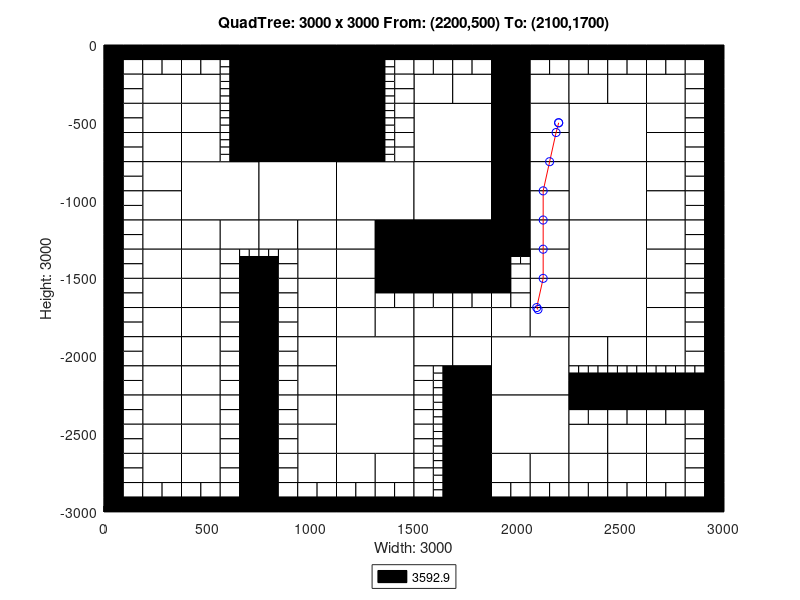

The MATLAB source for this figure:
axis([0 3000 -3000 0]);
title('QuadTree: 3000 x 3000 From: (2200,500) To: (2100,1700)');
xlabel('Width: 3000');
ylabel('Height: 3000');
rectangle('Position',[750 -375 375 375], 'FaceColor',[0 0 0]);
rectangle('Position',[750 -750 375 375], 'FaceColor',[0 0 0]);
rectangle('Position',[375 -1125 375 375], 'FaceColor',[1 1 1]);
rectangle('Position',[750 -1125 375 375], 'FaceColor',[1 1 1]);
rectangle('Position',[1125 -1125 375 375], 'FaceColor',[1 1 1]);
rectangle('Position',[1500 -750 375 375], 'FaceColor',[1 1 1]);
rectangle('Position',[2250 -750 375 375], 'FaceColor',[1 1 1]);
rectangle('Position',[1500 -1125 375 375], 'FaceColor',[1 1 1]);
rectangle('Position',[1500 -1500 375 375], 'FaceColor',[0 0 0]);
rectangle('Position',[2250 -1125 375 375], 'FaceColor',[1 1 1]);
rectangle('Position',[2250 -1500 375 375], 'FaceColor',[1 1 1]);
rectangle('Position',[1125 -2250 375 375], 'FaceColor',[1 1 1]);
rectangle('Position',[1125 -2625 375 375], 'FaceColor',[1 1 1]);
rectangle('Position',[1875 -2250 375 375], 'FaceColor',[1 1 1]);
rectangle('Position',[2250 -1875 375 375], 'FaceColor',[1 1 1]);
rectangle('Position',[1875 -2625 375 375], 'FaceColor',[1 1 1]);
rectangle('Position',[187.5 -375 187.5 187.5], 'FaceColor',[1 1 1]);
rectangle('Position',[375 -375 187.5 187.5], 'FaceColor',[1 1 1]);
rectangle('Position',[187.5 -562.5 187.5 187.5], 'FaceColor',[1 1 1]);
rectangle('Position',[187.5 -750 187.5 187.5], 'FaceColor',[1 1 1]);
rectangle('Position',[375 -562.5 187.5 187.5], 'FaceColor',[1 1 1]);
rectangle('Position',[375 -750 187.5 187.5], 'FaceColor',[1 1 1]);
rectangle('Position',[1125 -187.5 187.5 187.5], 'FaceColor',[0 0 0]);
rectangle('Position',[1125 -375 187.5 187.5], 'FaceColor',[0 0 0]);
rectangle('Position',[1125 -562.5 187.5 187.5], 'FaceColor',[0 0 0]);
rectangle('Position',[1125 -750 187.5 187.5], 'FaceColor',[0 0 0]);
rectangle('Position',[187.5 -937.5 187.5 187.5], 'FaceColor',[1 1 1]);
rectangle('Position',[187.5 -1125 187.5 187.5], 'FaceColor',[1 1 1]);
rectangle('Position',[187.5 -1312.5 187.5 187.5], 'FaceColor',[1 1 1]);
rectangle('Position',[187.5 -1500 187.5 187.5], 'FaceColor',[1 1 1]);
rectangle('Position',[375 -1312.5 187.5 187.5], 'FaceColor',[1 1 1]);
rectangle('Position',[562.5 -1312.5 187.5 187.5], 'FaceColor',[1 1 1]);
rectangle('Position',[375 -1500 187.5 187.5], 'FaceColor',[1 1 1]);
rectangle('Position',[750 -1312.5 187.5 187.5], 'FaceColor',[1 1 1]);
rectangle('Position',[937.5 -1312.5 187.5 187.5], 'FaceColor',[1 1 1]);
rectangle('Position',[937.5 -1500 187.5 187.5], 'FaceColor',[1 1 1]);
rectangle('Position',[1125 -1312.5 187.5 187.5], 'FaceColor',[1 1 1]);
rectangle('Position',[1312.5 -1312.5 187.5 187.5], 'FaceColor',[0 0 0]);
rectangle('Position',[1125 -1500 187.5 187.5], 'FaceColor',[1 1 1]);
rectangle('Position',[1312.5 -1500 187.5 187.5], 'FaceColor',[0 0 0]);
rectangle('Position',[1500 -375 187.5 187.5], 'FaceColor',[1 1 1]);
rectangle('Position',[1687.5 -375 187.5 187.5], 'FaceColor',[1 1 1]);
rectangle('Position',[1875 -187.5 187.5 187.5], 'FaceColor',[0 0 0]);
rectangle('Position',[1875 -375 187.5 187.5], 'FaceColor',[0 0 0]);
rectangle('Position',[2062.5 -375 187.5 187.5], 'FaceColor',[1 1 1]);
rectangle('Position',[1875 -562.5 187.5 187.5], 'FaceColor',[0 0 0]);
rectangle('Position',[2062.5 -562.5 187.5 187.5], 'FaceColor',[1 1 1]);
rectangle('Position',[1875 -750 187.5 187.5], 'FaceColor',[0 0 0]);
rectangle('Position',[2062.5 -750 187.5 187.5], 'FaceColor',[1 1 1]);
rectangle('Position',[2250 -375 187.5 187.5], 'FaceColor',[1 1 1]);
rectangle('Position',[2437.5 -375 187.5 187.5], 'FaceColor',[1 1 1]);
rectangle('Position',[2625 -375 187.5 187.5], 'FaceColor',[1 1 1]);
rectangle('Position',[2625 -562.5 187.5 187.5], 'FaceColor',[1 1 1]);
rectangle('Position',[2625 -750 187.5 187.5], 'FaceColor',[1 1 1]);
rectangle('Position',[1875 -937.5 187.5 187.5], 'FaceColor',[0 0 0]);
rectangle('Position',[2062.5 -937.5 187.5 187.5], 'FaceColor',[1 1 1]);
rectangle('Position',[1875 -1125 187.5 187.5], 'FaceColor',[0 0 0]);
rectangle('Position',[2062.5 -1125 187.5 187.5], 'FaceColor',[1 1 1]);
rectangle('Position',[1875 -1312.5 187.5 187.5], 'FaceColor',[0 0 0]);
rectangle('Position',[2062.5 -1312.5 187.5 187.5], 'FaceColor',[1 1 1]);
rectangle('Position',[2062.5 -1500 187.5 187.5], 'FaceColor',[1 1 1]);
rectangle('Position',[2625 -937.5 187.5 187.5], 'FaceColor',[1 1 1]);
rectangle('Position',[2625 -1125 187.5 187.5], 'FaceColor',[1 1 1]);
rectangle('Position',[2625 -1312.5 187.5 187.5], 'FaceColor',[1 1 1]);
rectangle('Position',[2625 -1500 187.5 187.5], 'FaceColor',[1 1 1]);
rectangle('Position',[187.5 -1687.5 187.5 187.5], 'FaceColor',[1 1 1]);
rectangle('Position',[187.5 -1875 187.5 187.5], 'FaceColor',[1 1 1]);
rectangle('Position',[375 -1687.5 187.5 187.5], 'FaceColor',[1 1 1]);
rectangle('Position',[375 -1875 187.5 187.5], 'FaceColor',[1 1 1]);
rectangle('Position',[187.5 -2062.5 187.5 187.5], 'FaceColor',[1 1 1]);
rectangle('Position',[187.5 -2250 187.5 187.5], 'FaceColor',[1 1 1]);
rectangle('Position',[375 -2062.5 187.5 187.5], 'FaceColor',[1 1 1]);
rectangle('Position',[375 -2250 187.5 187.5], 'FaceColor',[1 1 1]);
rectangle('Position',[937.5 -1687.5 187.5 187.5], 'FaceColor',[1 1 1]);
rectangle('Position',[937.5 -1875 187.5 187.5], 'FaceColor',[1 1 1]);
rectangle('Position',[1125 -1687.5 187.5 187.5], 'FaceColor',[1 1 1]);
rectangle('Position',[1125 -1875 187.5 187.5], 'FaceColor',[1 1 1]);
rectangle('Position',[1312.5 -1875 187.5 187.5], 'FaceColor',[1 1 1]);
rectangle('Position',[937.5 -2062.5 187.5 187.5], 'FaceColor',[1 1 1]);
rectangle('Position',[937.5 -2250 187.5 187.5], 'FaceColor',[1 1 1]);
rectangle('Position',[187.5 -2437.5 187.5 187.5], 'FaceColor',[1 1 1]);
rectangle('Position',[187.5 -2625 187.5 187.5], 'FaceColor',[1 1 1]);
rectangle('Position',[375 -2437.5 187.5 187.5], 'FaceColor',[1 1 1]);
rectangle('Position',[375 -2625 187.5 187.5], 'FaceColor',[1 1 1]);
rectangle('Position',[187.5 -2812.5 187.5 187.5], 'FaceColor',[1 1 1]);
rectangle('Position',[375 -2812.5 187.5 187.5], 'FaceColor',[1 1 1]);
rectangle('Position',[937.5 -2437.5 187.5 187.5], 'FaceColor',[1 1 1]);
rectangle('Position',[937.5 -2625 187.5 187.5], 'FaceColor',[1 1 1]);
rectangle('Position',[937.5 -2812.5 187.5 187.5], 'FaceColor',[1 1 1]);
rectangle('Position',[1125 -2812.5 187.5 187.5], 'FaceColor',[1 1 1]);
rectangle('Position',[1312.5 -2812.5 187.5 187.5], 'FaceColor',[1 1 1]);
rectangle('Position',[1500 -1875 187.5 187.5], 'FaceColor',[1 1 1]);
rectangle('Position',[1687.5 -1875 187.5 187.5], 'FaceColor',[1 1 1]);
rectangle('Position',[2062.5 -1687.5 187.5 187.5], 'FaceColor',[1 1 1]);
rectangle('Position',[1875 -1875 187.5 187.5], 'FaceColor',[1 1 1]);
rectangle('Position',[2062.5 -1875 187.5 187.5], 'FaceColor',[1 1 1]);
rectangle('Position',[1500 -2062.5 187.5 187.5], 'FaceColor',[1 1 1]);
rectangle('Position',[1687.5 -2062.5 187.5 187.5], 'FaceColor',[1 1 1]);
rectangle('Position',[1687.5 -2250 187.5 187.5], 'FaceColor',[0 0 0]);
rectangle('Position',[2625 -1687.5 187.5 187.5], 'FaceColor',[1 1 1]);
rectangle('Position',[2625 -1875 187.5 187.5], 'FaceColor',[1 1 1]);
rectangle('Position',[2250 -2062.5 187.5 187.5], 'FaceColor',[1 1 1]);
rectangle('Position',[2437.5 -2062.5 187.5 187.5], 'FaceColor',[1 1 1]);
rectangle('Position',[2625 -2062.5 187.5 187.5], 'FaceColor',[1 1 1]);
rectangle('Position',[1687.5 -2437.5 187.5 187.5], 'FaceColor',[0 0 0]);
rectangle('Position',[1687.5 -2625 187.5 187.5], 'FaceColor',[0 0 0]);
rectangle('Position',[1687.5 -2812.5 187.5 187.5], 'FaceColor',[0 0 0]);
rectangle('Position',[1687.5 -3000 187.5 187.5], 'FaceColor',[0 0 0]);
rectangle('Position',[1875 -2812.5 187.5 187.5], 'FaceColor',[1 1 1]);
rectangle('Position',[2062.5 -2812.5 187.5 187.5], 'FaceColor',[1 1 1]);
rectangle('Position',[2250 -2625 187.5 187.5], 'FaceColor',[1 1 1]);
rectangle('Position',[2437.5 -2625 187.5 187.5], 'FaceColor',[1 1 1]);
rectangle('Position',[2625 -2625 187.5 187.5], 'FaceColor',[1 1 1]);
rectangle('Position',[2250 -2812.5 187.5 187.5], 'FaceColor',[1 1 1]);
rectangle('Position',[2437.5 -2812.5 187.5 187.5], 'FaceColor',[1 1 1]);
rectangle('Position',[2625 -2812.5 187.5 187.5], 'FaceColor',[1 1 1]);
rectangle('Position',[0 -93.75 93.75 93.75], 'FaceColor',[0 0 0]);
rectangle('Position',[93.75 -93.75 93.75 93.75], 'FaceColor',[0 0 0]);
rectangle('Position',[0 -187.5 93.75 93.75], 'FaceColor',[0 0 0]);
rectangle('Position',[93.75 -187.5 93.75 93.75], 'FaceColor',[1 1 1]);
rectangle('Position',[187.5 -93.75 93.75 93.75], 'FaceColor',[0 0 0]);
rectangle('Position',[281.25 -93.75 93.75 93.75], 'FaceColor',[0 0 0]);
rectangle('Position',[187.5 -187.5 93.75 93.75], 'FaceColor',[1 1 1]);
rectangle('Position',[281.25 -187.5 93.75 93.75], 'FaceColor',[1 1 1]);
rectangle('Position',[0 -281.25 93.75 93.75], 'FaceColor',[0 0 0]);
rectangle('Position',[93.75 -281.25 93.75 93.75], 'FaceColor',[1 1 1]);
rectangle('Position',[0 -375 93.75 93.75], 'FaceColor',[0 0 0]);
rectangle('Position',[93.75 -375 93.75 93.75], 'FaceColor',[1 1 1]);
rectangle('Position',[375 -93.75 93.75 93.75], 'FaceColor',[0 0 0]);
rectangle('Position',[468.75 -93.75 93.75 93.75], 'FaceColor',[0 0 0]);
rectangle('Position',[375 -187.5 93.75 93.75], 'FaceColor',[1 1 1]);
rectangle('Position',[468.75 -187.5 93.75 93.75], 'FaceColor',[1 1 1]);
rectangle('Position',[562.5 -93.75 93.75 93.75], 'FaceColor',[0 0 0]);
rectangle('Position',[656.25 -93.75 93.75 93.75], 'FaceColor',[0 0 0]);
rectangle('Position',[656.25 -187.5 93.75 93.75], 'FaceColor',[0 0 0]);
rectangle('Position',[656.25 -281.25 93.75 93.75], 'FaceColor',[0 0 0]);
rectangle('Position',[656.25 -375 93.75 93.75], 'FaceColor',[0 0 0]);
rectangle('Position',[0 -468.75 93.75 93.75], 'FaceColor',[0 0 0]);
rectangle('Position',[93.75 -468.75 93.75 93.75], 'FaceColor',[1 1 1]);
rectangle('Position',[0 -562.5 93.75 93.75], 'FaceColor',[0 0 0]);
rectangle('Position',[93.75 -562.5 93.75 93.75], 'FaceColor',[1 1 1]);
rectangle('Position',[0 -656.25 93.75 93.75], 'FaceColor',[0 0 0]);
rectangle('Position',[93.75 -656.25 93.75 93.75], 'FaceColor',[1 1 1]);
rectangle('Position',[0 -750 93.75 93.75], 'FaceColor',[0 0 0]);
rectangle('Position',[93.75 -750 93.75 93.75], 'FaceColor',[1 1 1]);
rectangle('Position',[656.25 -468.75 93.75 93.75], 'FaceColor',[0 0 0]);
rectangle('Position',[656.25 -562.5 93.75 93.75], 'FaceColor',[0 0 0]);
rectangle('Position',[656.25 -656.25 93.75 93.75], 'FaceColor',[0 0 0]);
rectangle('Position',[656.25 -750 93.75 93.75], 'FaceColor',[0 0 0]);
rectangle('Position',[1312.5 -93.75 93.75 93.75], 'FaceColor',[0 0 0]);
rectangle('Position',[1406.25 -93.75 93.75 93.75], 'FaceColor',[0 0 0]);
rectangle('Position',[1406.25 -187.5 93.75 93.75], 'FaceColor',[1 1 1]);
rectangle('Position',[1406.25 -281.25 93.75 93.75], 'FaceColor',[1 1 1]);
rectangle('Position',[1406.25 -375 93.75 93.75], 'FaceColor',[1 1 1]);
rectangle('Position',[1406.25 -468.75 93.75 93.75], 'FaceColor',[1 1 1]);
rectangle('Position',[1406.25 -562.5 93.75 93.75], 'FaceColor',[1 1 1]);
rectangle('Position',[1406.25 -656.25 93.75 93.75], 'FaceColor',[1 1 1]);
rectangle('Position',[1406.25 -750 93.75 93.75], 'FaceColor',[1 1 1]);
rectangle('Position',[0 -843.75 93.75 93.75], 'FaceColor',[0 0 0]);
rectangle('Position',[93.75 -843.75 93.75 93.75], 'FaceColor',[1 1 1]);
rectangle('Position',[0 -937.5 93.75 93.75], 'FaceColor',[0 0 0]);
rectangle('Position',[93.75 -937.5 93.75 93.75], 'FaceColor',[1 1 1]);
rectangle('Position',[0 -1031.25 93.75 93.75], 'FaceColor',[0 0 0]);
rectangle('Position',[93.75 -1031.25 93.75 93.75], 'FaceColor',[1 1 1]);
rectangle('Position',[0 -1125 93.75 93.75], 'FaceColor',[0 0 0]);
rectangle('Position',[93.75 -1125 93.75 93.75], 'FaceColor',[1 1 1]);
rectangle('Position',[0 -1218.75 93.75 93.75], 'FaceColor',[0 0 0]);
rectangle('Position',[93.75 -1218.75 93.75 93.75], 'FaceColor',[1 1 1]);
rectangle('Position',[0 -1312.5 93.75 93.75], 'FaceColor',[0 0 0]);
rectangle('Position',[93.75 -1312.5 93.75 93.75], 'FaceColor',[1 1 1]);
rectangle('Position',[0 -1406.25 93.75 93.75], 'FaceColor',[0 0 0]);
rectangle('Position',[93.75 -1406.25 93.75 93.75], 'FaceColor',[1 1 1]);
rectangle('Position',[0 -1500 93.75 93.75], 'FaceColor',[0 0 0]);
rectangle('Position',[93.75 -1500 93.75 93.75], 'FaceColor',[1 1 1]);
rectangle('Position',[562.5 -1406.25 93.75 93.75], 'FaceColor',[1 1 1]);
rectangle('Position',[562.5 -1500 93.75 93.75], 'FaceColor',[1 1 1]);
rectangle('Position',[656.25 -1500 93.75 93.75], 'FaceColor',[0 0 0]);
rectangle('Position',[843.75 -1406.25 93.75 93.75], 'FaceColor',[1 1 1]);
rectangle('Position',[750 -1500 93.75 93.75], 'FaceColor',[0 0 0]);
rectangle('Position',[843.75 -1500 93.75 93.75], 'FaceColor',[1 1 1]);
rectangle('Position',[1500 -93.75 93.75 93.75], 'FaceColor',[0 0 0]);
rectangle('Position',[1593.75 -93.75 93.75 93.75], 'FaceColor',[0 0 0]);
rectangle('Position',[1500 -187.5 93.75 93.75], 'FaceColor',[1 1 1]);
rectangle('Position',[1593.75 -187.5 93.75 93.75], 'FaceColor',[1 1 1]);
rectangle('Position',[1687.5 -93.75 93.75 93.75], 'FaceColor',[0 0 0]);
rectangle('Position',[1781.25 -93.75 93.75 93.75], 'FaceColor',[0 0 0]);
rectangle('Position',[1687.5 -187.5 93.75 93.75], 'FaceColor',[1 1 1]);
rectangle('Position',[1781.25 -187.5 93.75 93.75], 'FaceColor',[1 1 1]);
rectangle('Position',[2062.5 -93.75 93.75 93.75], 'FaceColor',[0 0 0]);
rectangle('Position',[2156.25 -93.75 93.75 93.75], 'FaceColor',[0 0 0]);
rectangle('Position',[2062.5 -187.5 93.75 93.75], 'FaceColor',[1 1 1]);
rectangle('Position',[2156.25 -187.5 93.75 93.75], 'FaceColor',[1 1 1]);
rectangle('Position',[2250 -93.75 93.75 93.75], 'FaceColor',[0 0 0]);
rectangle('Position',[2343.75 -93.75 93.75 93.75], 'FaceColor',[0 0 0]);
rectangle('Position',[2250 -187.5 93.75 93.75], 'FaceColor',[1 1 1]);
rectangle('Position',[2343.75 -187.5 93.75 93.75], 'FaceColor',[1 1 1]);
rectangle('Position',[2437.5 -93.75 93.75 93.75], 'FaceColor',[0 0 0]);
rectangle('Position',[2531.25 -93.75 93.75 93.75], 'FaceColor',[0 0 0]);
rectangle('Position',[2437.5 -187.5 93.75 93.75], 'FaceColor',[1 1 1]);
rectangle('Position',[2531.25 -187.5 93.75 93.75], 'FaceColor',[1 1 1]);
rectangle('Position',[2625 -93.75 93.75 93.75], 'FaceColor',[0 0 0]);
rectangle('Position',[2718.75 -93.75 93.75 93.75], 'FaceColor',[0 0 0]);
rectangle('Position',[2625 -187.5 93.75 93.75], 'FaceColor',[1 1 1]);
rectangle('Position',[2718.75 -187.5 93.75 93.75], 'FaceColor',[1 1 1]);
rectangle('Position',[2812.5 -93.75 93.75 93.75], 'FaceColor',[0 0 0]);
rectangle('Position',[2906.25 -93.75 93.75 93.75], 'FaceColor',[0 0 0]);
rectangle('Position',[2812.5 -187.5 93.75 93.75], 'FaceColor',[1 1 1]);
rectangle('Position',[2906.25 -187.5 93.75 93.75], 'FaceColor',[0 0 0]);
rectangle('Position',[2812.5 -281.25 93.75 93.75], 'FaceColor',[1 1 1]);
rectangle('Position',[2906.25 -281.25 93.75 93.75], 'FaceColor',[0 0 0]);
rectangle('Position',[2812.5 -375 93.75 93.75], 'FaceColor',[1 1 1]);
rectangle('Position',[2906.25 -375 93.75 93.75], 'FaceColor',[0 0 0]);
rectangle('Position',[2812.5 -468.75 93.75 93.75], 'FaceColor',[1 1 1]);
rectangle('Position',[2906.25 -468.75 93.75 93.75], 'FaceColor',[0 0 0]);
rectangle('Position',[2812.5 -562.5 93.75 93.75], 'FaceColor',[1 1 1]);
rectangle('Position',[2906.25 -562.5 93.75 93.75], 'FaceColor',[0 0 0]);
rectangle('Position',[2812.5 -656.25 93.75 93.75], 'FaceColor',[1 1 1]);
rectangle('Position',[2906.25 -656.25 93.75 93.75], 'FaceColor',[0 0 0]);
rectangle('Position',[2812.5 -750 93.75 93.75], 'FaceColor',[1 1 1]);
rectangle('Position',[2906.25 -750 93.75 93.75], 'FaceColor',[0 0 0]);
rectangle('Position',[1875 -1406.25 93.75 93.75], 'FaceColor',[0 0 0]);
rectangle('Position',[1875 -1500 93.75 93.75], 'FaceColor',[0 0 0]);
rectangle('Position',[1968.75 -1500 93.75 93.75], 'FaceColor',[1 1 1]);
rectangle('Position',[2812.5 -843.75 93.75 93.75], 'FaceColor',[1 1 1]);
rectangle('Position',[2906.25 -843.75 93.75 93.75], 'FaceColor',[0 0 0]);
rectangle('Position',[2812.5 -937.5 93.75 93.75], 'FaceColor',[1 1 1]);
rectangle('Position',[2906.25 -937.5 93.75 93.75], 'FaceColor',[0 0 0]);
rectangle('Position',[2812.5 -1031.25 93.75 93.75], 'FaceColor',[1 1 1]);
rectangle('Position',[2906.25 -1031.25 93.75 93.75], 'FaceColor',[0 0 0]);
rectangle('Position',[2812.5 -1125 93.75 93.75], 'FaceColor',[1 1 1]);
rectangle('Position',[2906.25 -1125 93.75 93.75], 'FaceColor',[0 0 0]);
rectangle('Position',[2812.5 -1218.75 93.75 93.75], 'FaceColor',[1 1 1]);
rectangle('Position',[2906.25 -1218.75 93.75 93.75], 'FaceColor',[0 0 0]);
rectangle('Position',[2812.5 -1312.5 93.75 93.75], 'FaceColor',[1 1 1]);
rectangle('Position',[2906.25 -1312.5 93.75 93.75], 'FaceColor',[0 0 0]);
rectangle('Position',[2812.5 -1406.25 93.75 93.75], 'FaceColor',[1 1 1]);
rectangle('Position',[2906.25 -1406.25 93.75 93.75], 'FaceColor',[0 0 0]);
rectangle('Position',[2812.5 -1500 93.75 93.75], 'FaceColor',[1 1 1]);
rectangle('Position',[2906.25 -1500 93.75 93.75], 'FaceColor',[0 0 0]);
rectangle('Position',[0 -1593.75 93.75 93.75], 'FaceColor',[0 0 0]);
rectangle('Position',[93.75 -1593.75 93.75 93.75], 'FaceColor',[1 1 1]);
rectangle('Position',[0 -1687.5 93.75 93.75], 'FaceColor',[0 0 0]);
rectangle('Position',[93.75 -1687.5 93.75 93.75], 'FaceColor',[1 1 1]);
rectangle('Position',[0 -1781.25 93.75 93.75], 'FaceColor',[0 0 0]);
rectangle('Position',[93.75 -1781.25 93.75 93.75], 'FaceColor',[1 1 1]);
rectangle('Position',[0 -1875 93.75 93.75], 'FaceColor',[0 0 0]);
rectangle('Position',[93.75 -1875 93.75 93.75], 'FaceColor',[1 1 1]);
rectangle('Position',[562.5 -1593.75 93.75 93.75], 'FaceColor',[1 1 1]);
rectangle('Position',[656.25 -1593.75 93.75 93.75], 'FaceColor',[0 0 0]);
rectangle('Position',[562.5 -1687.5 93.75 93.75], 'FaceColor',[1 1 1]);
rectangle('Position',[656.25 -1687.5 93.75 93.75], 'FaceColor',[0 0 0]);
rectangle('Position',[562.5 -1781.25 93.75 93.75], 'FaceColor',[1 1 1]);
rectangle('Position',[656.25 -1781.25 93.75 93.75], 'FaceColor',[0 0 0]);
rectangle('Position',[562.5 -1875 93.75 93.75], 'FaceColor',[1 1 1]);
rectangle('Position',[656.25 -1875 93.75 93.75], 'FaceColor',[0 0 0]);
rectangle('Position',[0 -1968.75 93.75 93.75], 'FaceColor',[0 0 0]);
rectangle('Position',[93.75 -1968.75 93.75 93.75], 'FaceColor',[1 1 1]);
rectangle('Position',[0 -2062.5 93.75 93.75], 'FaceColor',[0 0 0]);
rectangle('Position',[93.75 -2062.5 93.75 93.75], 'FaceColor',[1 1 1]);
rectangle('Position',[0 -2156.25 93.75 93.75], 'FaceColor',[0 0 0]);
rectangle('Position',[93.75 -2156.25 93.75 93.75], 'FaceColor',[1 1 1]);
rectangle('Position',[0 -2250 93.75 93.75], 'FaceColor',[0 0 0]);
rectangle('Position',[93.75 -2250 93.75 93.75], 'FaceColor',[1 1 1]);
rectangle('Position',[562.5 -1968.75 93.75 93.75], 'FaceColor',[1 1 1]);
rectangle('Position',[656.25 -1968.75 93.75 93.75], 'FaceColor',[0 0 0]);
rectangle('Position',[562.5 -2062.5 93.75 93.75], 'FaceColor',[1 1 1]);
rectangle('Position',[656.25 -2062.5 93.75 93.75], 'FaceColor',[0 0 0]);
rectangle('Position',[562.5 -2156.25 93.75 93.75], 'FaceColor',[1 1 1]);
rectangle('Position',[656.25 -2156.25 93.75 93.75], 'FaceColor',[0 0 0]);
rectangle('Position',[562.5 -2250 93.75 93.75], 'FaceColor',[1 1 1]);
rectangle('Position',[656.25 -2250 93.75 93.75], 'FaceColor',[0 0 0]);
rectangle('Position',[750 -1593.75 93.75 93.75], 'FaceColor',[0 0 0]);
rectangle('Position',[843.75 -1593.75 93.75 93.75], 'FaceColor',[1 1 1]);
rectangle('Position',[750 -1687.5 93.75 93.75], 'FaceColor',[0 0 0]);
rectangle('Position',[843.75 -1687.5 93.75 93.75], 'FaceColor',[1 1 1]);
rectangle('Position',[750 -1781.25 93.75 93.75], 'FaceColor',[0 0 0]);
rectangle('Position',[843.75 -1781.25 93.75 93.75], 'FaceColor',[1 1 1]);
rectangle('Position',[750 -1875 93.75 93.75], 'FaceColor',[0 0 0]);
rectangle('Position',[843.75 -1875 93.75 93.75], 'FaceColor',[1 1 1]);
rectangle('Position',[1312.5 -1593.75 93.75 93.75], 'FaceColor',[0 0 0]);
rectangle('Position',[1406.25 -1593.75 93.75 93.75], 'FaceColor',[0 0 0]);
rectangle('Position',[1312.5 -1687.5 93.75 93.75], 'FaceColor',[1 1 1]);
rectangle('Position',[1406.25 -1687.5 93.75 93.75], 'FaceColor',[1 1 1]);
rectangle('Position',[750 -1968.75 93.75 93.75], 'FaceColor',[0 0 0]);
rectangle('Position',[843.75 -1968.75 93.75 93.75], 'FaceColor',[1 1 1]);
rectangle('Position',[750 -2062.5 93.75 93.75], 'FaceColor',[0 0 0]);
rectangle('Position',[843.75 -2062.5 93.75 93.75], 'FaceColor',[1 1 1]);
rectangle('Position',[750 -2156.25 93.75 93.75], 'FaceColor',[0 0 0]);
rectangle('Position',[843.75 -2156.25 93.75 93.75], 'FaceColor',[1 1 1]);
rectangle('Position',[750 -2250 93.75 93.75], 'FaceColor',[0 0 0]);
rectangle('Position',[843.75 -2250 93.75 93.75], 'FaceColor',[1 1 1]);
rectangle('Position',[0 -2343.75 93.75 93.75], 'FaceColor',[0 0 0]);
rectangle('Position',[93.75 -2343.75 93.75 93.75], 'FaceColor',[1 1 1]);
rectangle('Position',[0 -2437.5 93.75 93.75], 'FaceColor',[0 0 0]);
rectangle('Position',[93.75 -2437.5 93.75 93.75], 'FaceColor',[1 1 1]);
rectangle('Position',[0 -2531.25 93.75 93.75], 'FaceColor',[0 0 0]);
rectangle('Position',[93.75 -2531.25 93.75 93.75], 'FaceColor',[1 1 1]);
rectangle('Position',[0 -2625 93.75 93.75], 'FaceColor',[0 0 0]);
rectangle('Position',[93.75 -2625 93.75 93.75], 'FaceColor',[1 1 1]);
rectangle('Position',[562.5 -2343.75 93.75 93.75], 'FaceColor',[1 1 1]);
rectangle('Position',[656.25 -2343.75 93.75 93.75], 'FaceColor',[0 0 0]);
rectangle('Position',[562.5 -2437.5 93.75 93.75], 'FaceColor',[1 1 1]);
rectangle('Position',[656.25 -2437.5 93.75 93.75], 'FaceColor',[0 0 0]);
rectangle('Position',[562.5 -2531.25 93.75 93.75], 'FaceColor',[1 1 1]);
rectangle('Position',[656.25 -2531.25 93.75 93.75], 'FaceColor',[0 0 0]);
rectangle('Position',[562.5 -2625 93.75 93.75], 'FaceColor',[1 1 1]);
rectangle('Position',[656.25 -2625 93.75 93.75], 'FaceColor',[0 0 0]);
rectangle('Position',[0 -2718.75 93.75 93.75], 'FaceColor',[0 0 0]);
rectangle('Position',[93.75 -2718.75 93.75 93.75], 'FaceColor',[1 1 1]);
rectangle('Position',[0 -2812.5 93.75 93.75], 'FaceColor',[0 0 0]);
rectangle('Position',[93.75 -2812.5 93.75 93.75], 'FaceColor',[1 1 1]);
rectangle('Position',[0 -2906.25 93.75 93.75], 'FaceColor',[0 0 0]);
rectangle('Position',[93.75 -2906.25 93.75 93.75], 'FaceColor',[1 1 1]);
rectangle('Position',[0 -3000 93.75 93.75], 'FaceColor',[0 0 0]);
rectangle('Position',[93.75 -3000 93.75 93.75], 'FaceColor',[0 0 0]);
rectangle('Position',[187.5 -2906.25 93.75 93.75], 'FaceColor',[1 1 1]);
rectangle('Position',[281.25 -2906.25 93.75 93.75], 'FaceColor',[1 1 1]);
rectangle('Position',[187.5 -3000 93.75 93.75], 'FaceColor',[0 0 0]);
rectangle('Position',[281.25 -3000 93.75 93.75], 'FaceColor',[0 0 0]);
rectangle('Position',[562.5 -2718.75 93.75 93.75], 'FaceColor',[1 1 1]);
rectangle('Position',[656.25 -2718.75 93.75 93.75], 'FaceColor',[0 0 0]);
rectangle('Position',[562.5 -2812.5 93.75 93.75], 'FaceColor',[1 1 1]);
rectangle('Position',[656.25 -2812.5 93.75 93.75], 'FaceColor',[0 0 0]);
rectangle('Position',[375 -2906.25 93.75 93.75], 'FaceColor',[1 1 1]);
rectangle('Position',[468.75 -2906.25 93.75 93.75], 'FaceColor',[1 1 1]);
rectangle('Position',[375 -3000 93.75 93.75], 'FaceColor',[0 0 0]);
rectangle('Position',[468.75 -3000 93.75 93.75], 'FaceColor',[0 0 0]);
rectangle('Position',[562.5 -2906.25 93.75 93.75], 'FaceColor',[1 1 1]);
rectangle('Position',[656.25 -2906.25 93.75 93.75], 'FaceColor',[0 0 0]);
rectangle('Position',[562.5 -3000 93.75 93.75], 'FaceColor',[0 0 0]);
rectangle('Position',[656.25 -3000 93.75 93.75], 'FaceColor',[0 0 0]);
rectangle('Position',[750 -2343.75 93.75 93.75], 'FaceColor',[0 0 0]);
rectangle('Position',[843.75 -2343.75 93.75 93.75], 'FaceColor',[1 1 1]);
rectangle('Position',[750 -2437.5 93.75 93.75], 'FaceColor',[0 0 0]);
rectangle('Position',[843.75 -2437.5 93.75 93.75], 'FaceColor',[1 1 1]);
rectangle('Position',[750 -2531.25 93.75 93.75], 'FaceColor',[0 0 0]);
rectangle('Position',[843.75 -2531.25 93.75 93.75], 'FaceColor',[1 1 1]);
rectangle('Position',[750 -2625 93.75 93.75], 'FaceColor',[0 0 0]);
rectangle('Position',[843.75 -2625 93.75 93.75], 'FaceColor',[1 1 1]);
rectangle('Position',[750 -2718.75 93.75 93.75], 'FaceColor',[0 0 0]);
rectangle('Position',[843.75 -2718.75 93.75 93.75], 'FaceColor',[1 1 1]);
rectangle('Position',[750 -2812.5 93.75 93.75], 'FaceColor',[0 0 0]);
rectangle('Position',[843.75 -2812.5 93.75 93.75], 'FaceColor',[1 1 1]);
rectangle('Position',[750 -2906.25 93.75 93.75], 'FaceColor',[0 0 0]);
rectangle('Position',[843.75 -2906.25 93.75 93.75], 'FaceColor',[1 1 1]);
rectangle('Position',[750 -3000 93.75 93.75], 'FaceColor',[0 0 0]);
rectangle('Position',[843.75 -3000 93.75 93.75], 'FaceColor',[0 0 0]);
rectangle('Position',[937.5 -2906.25 93.75 93.75], 'FaceColor',[1 1 1]);
rectangle('Position',[1031.25 -2906.25 93.75 93.75], 'FaceColor',[1 1 1]);
rectangle('Position',[937.5 -3000 93.75 93.75], 'FaceColor',[0 0 0]);
rectangle('Position',[1031.25 -3000 93.75 93.75], 'FaceColor',[0 0 0]);
rectangle('Position',[1125 -2906.25 93.75 93.75], 'FaceColor',[1 1 1]);
rectangle('Position',[1218.75 -2906.25 93.75 93.75], 'FaceColor',[1 1 1]);
rectangle('Position',[1125 -3000 93.75 93.75], 'FaceColor',[0 0 0]);
rectangle('Position',[1218.75 -3000 93.75 93.75], 'FaceColor',[0 0 0]);
rectangle('Position',[1312.5 -2906.25 93.75 93.75], 'FaceColor',[1 1 1]);
rectangle('Position',[1406.25 -2906.25 93.75 93.75], 'FaceColor',[1 1 1]);
rectangle('Position',[1312.5 -3000 93.75 93.75], 'FaceColor',[0 0 0]);
rectangle('Position',[1406.25 -3000 93.75 93.75], 'FaceColor',[0 0 0]);
rectangle('Position',[1500 -1593.75 93.75 93.75], 'FaceColor',[0 0 0]);
rectangle('Position',[1593.75 -1593.75 93.75 93.75], 'FaceColor',[0 0 0]);
rectangle('Position',[1500 -1687.5 93.75 93.75], 'FaceColor',[1 1 1]);
rectangle('Position',[1593.75 -1687.5 93.75 93.75], 'FaceColor',[1 1 1]);
rectangle('Position',[1687.5 -1593.75 93.75 93.75], 'FaceColor',[0 0 0]);
rectangle('Position',[1781.25 -1593.75 93.75 93.75], 'FaceColor',[0 0 0]);
rectangle('Position',[1687.5 -1687.5 93.75 93.75], 'FaceColor',[1 1 1]);
rectangle('Position',[1781.25 -1687.5 93.75 93.75], 'FaceColor',[1 1 1]);
rectangle('Position',[1875 -1593.75 93.75 93.75], 'FaceColor',[0 0 0]);
rectangle('Position',[1968.75 -1593.75 93.75 93.75], 'FaceColor',[1 1 1]);
rectangle('Position',[1875 -1687.5 93.75 93.75], 'FaceColor',[1 1 1]);
rectangle('Position',[1968.75 -1687.5 93.75 93.75], 'FaceColor',[1 1 1]);
rectangle('Position',[1500 -2156.25 93.75 93.75], 'FaceColor',[1 1 1]);
rectangle('Position',[1500 -2250 93.75 93.75], 'FaceColor',[1 1 1]);
rectangle('Position',[2812.5 -1593.75 93.75 93.75], 'FaceColor',[1 1 1]);
rectangle('Position',[2906.25 -1593.75 93.75 93.75], 'FaceColor',[0 0 0]);
rectangle('Position',[2812.5 -1687.5 93.75 93.75], 'FaceColor',[1 1 1]);
rectangle('Position',[2906.25 -1687.5 93.75 93.75], 'FaceColor',[0 0 0]);
rectangle('Position',[2812.5 -1781.25 93.75 93.75], 'FaceColor',[1 1 1]);
rectangle('Position',[2906.25 -1781.25 93.75 93.75], 'FaceColor',[0 0 0]);
rectangle('Position',[2812.5 -1875 93.75 93.75], 'FaceColor',[1 1 1]);
rectangle('Position',[2906.25 -1875 93.75 93.75], 'FaceColor',[0 0 0]);
rectangle('Position',[2250 -2250 93.75 93.75], 'FaceColor',[0 0 0]);
rectangle('Position',[2343.75 -2250 93.75 93.75], 'FaceColor',[0 0 0]);
rectangle('Position',[2437.5 -2250 93.75 93.75], 'FaceColor',[0 0 0]);
rectangle('Position',[2531.25 -2250 93.75 93.75], 'FaceColor',[0 0 0]);
rectangle('Position',[2812.5 -1968.75 93.75 93.75], 'FaceColor',[1 1 1]);
rectangle('Position',[2906.25 -1968.75 93.75 93.75], 'FaceColor',[0 0 0]);
rectangle('Position',[2812.5 -2062.5 93.75 93.75], 'FaceColor',[1 1 1]);
rectangle('Position',[2906.25 -2062.5 93.75 93.75], 'FaceColor',[0 0 0]);
rectangle('Position',[2625 -2250 93.75 93.75], 'FaceColor',[0 0 0]);
rectangle('Position',[2718.75 -2250 93.75 93.75], 'FaceColor',[0 0 0]);
rectangle('Position',[2906.25 -2156.25 93.75 93.75], 'FaceColor',[0 0 0]);
rectangle('Position',[2812.5 -2250 93.75 93.75], 'FaceColor',[0 0 0]);
rectangle('Position',[2906.25 -2250 93.75 93.75], 'FaceColor',[0 0 0]);
rectangle('Position',[1500 -2343.75 93.75 93.75], 'FaceColor',[1 1 1]);
rectangle('Position',[1500 -2437.5 93.75 93.75], 'FaceColor',[1 1 1]);
rectangle('Position',[1500 -2531.25 93.75 93.75], 'FaceColor',[1 1 1]);
rectangle('Position',[1500 -2625 93.75 93.75], 'FaceColor',[1 1 1]);
rectangle('Position',[1500 -2718.75 93.75 93.75], 'FaceColor',[1 1 1]);
rectangle('Position',[1500 -2812.5 93.75 93.75], 'FaceColor',[1 1 1]);
rectangle('Position',[1500 -2906.25 93.75 93.75], 'FaceColor',[1 1 1]);
rectangle('Position',[1500 -3000 93.75 93.75], 'FaceColor',[0 0 0]);
rectangle('Position',[1593.75 -3000 93.75 93.75], 'FaceColor',[0 0 0]);
rectangle('Position',[1875 -2906.25 93.75 93.75], 'FaceColor',[1 1 1]);
rectangle('Position',[1968.75 -2906.25 93.75 93.75], 'FaceColor',[1 1 1]);
rectangle('Position',[1875 -3000 93.75 93.75], 'FaceColor',[0 0 0]);
rectangle('Position',[1968.75 -3000 93.75 93.75], 'FaceColor',[0 0 0]);
rectangle('Position',[2062.5 -2906.25 93.75 93.75], 'FaceColor',[1 1 1]);
rectangle('Position',[2156.25 -2906.25 93.75 93.75], 'FaceColor',[1 1 1]);
rectangle('Position',[2062.5 -3000 93.75 93.75], 'FaceColor',[0 0 0]);
rectangle('Position',[2156.25 -3000 93.75 93.75], 'FaceColor',[0 0 0]);
rectangle('Position',[2250 -2343.75 93.75 93.75], 'FaceColor',[0 0 0]);
rectangle('Position',[2343.75 -2343.75 93.75 93.75], 'FaceColor',[0 0 0]);
rectangle('Position',[2250 -2437.5 93.75 93.75], 'FaceColor',[1 1 1]);
rectangle('Position',[2343.75 -2437.5 93.75 93.75], 'FaceColor',[1 1 1]);
rectangle('Position',[2437.5 -2343.75 93.75 93.75], 'FaceColor',[0 0 0]);
rectangle('Position',[2531.25 -2343.75 93.75 93.75], 'FaceColor',[0 0 0]);
rectangle('Position',[2437.5 -2437.5 93.75 93.75], 'FaceColor',[1 1 1]);
rectangle('Position',[2531.25 -2437.5 93.75 93.75], 'FaceColor',[1 1 1]);
rectangle('Position',[2625 -2343.75 93.75 93.75], 'FaceColor',[0 0 0]);
rectangle('Position',[2718.75 -2343.75 93.75 93.75], 'FaceColor',[0 0 0]);
rectangle('Position',[2625 -2437.5 93.75 93.75], 'FaceColor',[1 1 1]);
rectangle('Position',[2718.75 -2437.5 93.75 93.75], 'FaceColor',[1 1 1]);
rectangle('Position',[2812.5 -2343.75 93.75 93.75], 'FaceColor',[0 0 0]);
rectangle('Position',[2906.25 -2343.75 93.75 93.75], 'FaceColor',[0 0 0]);
rectangle('Position',[2812.5 -2437.5 93.75 93.75], 'FaceColor',[1 1 1]);
rectangle('Position',[2906.25 -2437.5 93.75 93.75], 'FaceColor',[0 0 0]);
rectangle('Position',[2812.5 -2531.25 93.75 93.75], 'FaceColor',[1 1 1]);
rectangle('Position',[2906.25 -2531.25 93.75 93.75], 'FaceColor',[0 0 0]);
rectangle('Position',[2812.5 -2625 93.75 93.75], 'FaceColor',[1 1 1]);
rectangle('Position',[2906.25 -2625 93.75 93.75], 'FaceColor',[0 0 0]);
rectangle('Position',[2250 -2906.25 93.75 93.75], 'FaceColor',[1 1 1]);
rectangle('Position',[2343.75 -2906.25 93.75 93.75], 'FaceColor',[1 1 1]);
rectangle('Position',[2250 -3000 93.75 93.75], 'FaceColor',[0 0 0]);
rectangle('Position',[2343.75 -3000 93.75 93.75], 'FaceColor',[0 0 0]);
rectangle('Position',[2437.5 -2906.25 93.75 93.75], 'FaceColor',[1 1 1]);
rectangle('Position',[2531.25 -2906.25 93.75 93.75], 'FaceColor',[1 1 1]);
rectangle('Position',[2437.5 -3000 93.75 93.75], 'FaceColor',[0 0 0]);
rectangle('Position',[2531.25 -3000 93.75 93.75], 'FaceColor',[0 0 0]);
rectangle('Position',[2812.5 -2718.75 93.75 93.75], 'FaceColor',[1 1 1]);
rectangle('Position',[2906.25 -2718.75 93.75 93.75], 'FaceColor',[0 0 0]);
rectangle('Position',[2812.5 -2812.5 93.75 93.75], 'FaceColor',[1 1 1]);
rectangle('Position',[2906.25 -2812.5 93.75 93.75], 'FaceColor',[0 0 0]);
rectangle('Position',[2625 -2906.25 93.75 93.75], 'FaceColor',[1 1 1]);
rectangle('Position',[2718.75 -2906.25 93.75 93.75], 'FaceColor',[1 1 1]);
rectangle('Position',[2625 -3000 93.75 93.75], 'FaceColor',[0 0 0]);
rectangle('Position',[2718.75 -3000 93.75 93.75], 'FaceColor',[0 0 0]);
rectangle('Position',[2812.5 -2906.25 93.75 93.75], 'FaceColor',[1 1 1]);
rectangle('Position',[2906.25 -2906.25 93.75 93.75], 'FaceColor',[0 0 0]);
rectangle('Position',[2812.5 -3000 93.75 93.75], 'FaceColor',[0 0 0]);
rectangle('Position',[2906.25 -3000 93.75 93.75], 'FaceColor',[0 0 0]);
rectangle('Position',[562.5 -140.625 46.875 46.875], 'FaceColor',[1 1 1]);
rectangle('Position',[609.375 -140.625 46.875 46.875], 'FaceColor',[0 0 0]);
rectangle('Position',[562.5 -187.5 46.875 46.875], 'FaceColor',[1 1 1]);
rectangle('Position',[609.375 -187.5 46.875 46.875], 'FaceColor',[0 0 0]);
rectangle('Position',[562.5 -234.375 46.875 46.875], 'FaceColor',[1 1 1]);
rectangle('Position',[609.375 -234.375 46.875 46.875], 'FaceColor',[0 0 0]);
rectangle('Position',[562.5 -281.25 46.875 46.875], 'FaceColor',[1 1 1]);
rectangle('Position',[609.375 -281.25 46.875 46.875], 'FaceColor',[0 0 0]);
rectangle('Position',[562.5 -328.125 46.875 46.875], 'FaceColor',[1 1 1]);
rectangle('Position',[609.375 -328.125 46.875 46.875], 'FaceColor',[0 0 0]);
rectangle('Position',[562.5 -375 46.875 46.875], 'FaceColor',[1 1 1]);
rectangle('Position',[609.375 -375 46.875 46.875], 'FaceColor',[0 0 0]);
rectangle('Position',[562.5 -421.875 46.875 46.875], 'FaceColor',[1 1 1]);
rectangle('Position',[609.375 -421.875 46.875 46.875], 'FaceColor',[0 0 0]);
rectangle('Position',[562.5 -468.75 46.875 46.875], 'FaceColor',[1 1 1]);
rectangle('Position',[609.375 -468.75 46.875 46.875], 'FaceColor',[0 0 0]);
rectangle('Position',[562.5 -515.625 46.875 46.875], 'FaceColor',[1 1 1]);
rectangle('Position',[609.375 -515.625 46.875 46.875], 'FaceColor',[0 0 0]);
rectangle('Position',[562.5 -562.5 46.875 46.875], 'FaceColor',[1 1 1]);
rectangle('Position',[609.375 -562.5 46.875 46.875], 'FaceColor',[0 0 0]);
rectangle('Position',[562.5 -609.375 46.875 46.875], 'FaceColor',[1 1 1]);
rectangle('Position',[609.375 -609.375 46.875 46.875], 'FaceColor',[0 0 0]);
rectangle('Position',[562.5 -656.25 46.875 46.875], 'FaceColor',[1 1 1]);
rectangle('Position',[609.375 -656.25 46.875 46.875], 'FaceColor',[0 0 0]);
rectangle('Position',[562.5 -703.125 46.875 46.875], 'FaceColor',[1 1 1]);
rectangle('Position',[609.375 -703.125 46.875 46.875], 'FaceColor',[0 0 0]);
rectangle('Position',[562.5 -750 46.875 46.875], 'FaceColor',[1 1 1]);
rectangle('Position',[609.375 -750 46.875 46.875], 'FaceColor',[0 0 0]);
rectangle('Position',[1312.5 -140.625 46.875 46.875], 'FaceColor',[0 0 0]);
rectangle('Position',[1359.38 -140.625 46.875 46.875], 'FaceColor',[1 1 1]);
rectangle('Position',[1312.5 -187.5 46.875 46.875], 'FaceColor',[0 0 0]);
rectangle('Position',[1359.38 -187.5 46.875 46.875], 'FaceColor',[1 1 1]);
rectangle('Position',[1312.5 -234.375 46.875 46.875], 'FaceColor',[0 0 0]);
rectangle('Position',[1359.38 -234.375 46.875 46.875], 'FaceColor',[1 1 1]);
rectangle('Position',[1312.5 -281.25 46.875 46.875], 'FaceColor',[0 0 0]);
rectangle('Position',[1359.38 -281.25 46.875 46.875], 'FaceColor',[1 1 1]);
rectangle('Position',[1312.5 -328.125 46.875 46.875], 'FaceColor',[0 0 0]);
rectangle('Position',[1359.38 -328.125 46.875 46.875], 'FaceColor',[1 1 1]);
rectangle('Position',[1312.5 -375 46.875 46.875], 'FaceColor',[0 0 0]);
rectangle('Position',[1359.38 -375 46.875 46.875], 'FaceColor',[1 1 1]);
rectangle('Position',[1312.5 -421.875 46.875 46.875], 'FaceColor',[0 0 0]);
rectangle('Position',[1359.38 -421.875 46.875 46.875], 'FaceColor',[1 1 1]);
rectangle('Position',[1312.5 -468.75 46.875 46.875], 'FaceColor',[0 0 0]);
rectangle('Position',[1359.38 -468.75 46.875 46.875], 'FaceColor',[1 1 1]);
rectangle('Position',[1312.5 -515.625 46.875 46.875], 'FaceColor',[0 0 0]);
rectangle('Position',[1359.38 -515.625 46.875 46.875], 'FaceColor',[1 1 1]);
rectangle('Position',[1312.5 -562.5 46.875 46.875], 'FaceColor',[0 0 0]);
rectangle('Position',[1359.38 -562.5 46.875 46.875], 'FaceColor',[1 1 1]);
rectangle('Position',[1312.5 -609.375 46.875 46.875], 'FaceColor',[0 0 0]);
rectangle('Position',[1359.38 -609.375 46.875 46.875], 'FaceColor',[1 1 1]);
rectangle('Position',[1312.5 -656.25 46.875 46.875], 'FaceColor',[0 0 0]);
rectangle('Position',[1359.38 -656.25 46.875 46.875], 'FaceColor',[1 1 1]);
rectangle('Position',[1312.5 -703.125 46.875 46.875], 'FaceColor',[0 0 0]);
rectangle('Position',[1359.38 -703.125 46.875 46.875], 'FaceColor',[1 1 1]);
rectangle('Position',[1312.5 -750 46.875 46.875], 'FaceColor',[0 0 0]);
rectangle('Position',[1359.38 -750 46.875 46.875], 'FaceColor',[1 1 1]);
rectangle('Position',[656.25 -1359.38 46.875 46.875], 'FaceColor',[1 1 1]);
rectangle('Position',[703.125 -1359.38 46.875 46.875], 'FaceColor',[1 1 1]);
rectangle('Position',[656.25 -1406.25 46.875 46.875], 'FaceColor',[0 0 0]);
rectangle('Position',[703.125 -1406.25 46.875 46.875], 'FaceColor',[0 0 0]);
rectangle('Position',[750 -1359.38 46.875 46.875], 'FaceColor',[1 1 1]);
rectangle('Position',[796.875 -1359.38 46.875 46.875], 'FaceColor',[1 1 1]);
rectangle('Position',[750 -1406.25 46.875 46.875], 'FaceColor',[0 0 0]);
rectangle('Position',[796.875 -1406.25 46.875 46.875], 'FaceColor',[0 0 0]);
rectangle('Position',[1968.75 -1359.38 46.875 46.875], 'FaceColor',[0 0 0]);
rectangle('Position',[2015.62 -1359.38 46.875 46.875], 'FaceColor',[0 0 0]);
rectangle('Position',[1968.75 -1406.25 46.875 46.875], 'FaceColor',[1 1 1]);
rectangle('Position',[2015.62 -1406.25 46.875 46.875], 'FaceColor',[1 1 1]);
rectangle('Position',[1593.75 -2109.38 46.875 46.875], 'FaceColor',[1 1 1]);
rectangle('Position',[1640.62 -2109.38 46.875 46.875], 'FaceColor',[0 0 0]);
rectangle('Position',[1593.75 -2156.25 46.875 46.875], 'FaceColor',[1 1 1]);
rectangle('Position',[1640.62 -2156.25 46.875 46.875], 'FaceColor',[0 0 0]);
rectangle('Position',[1593.75 -2203.12 46.875 46.875], 'FaceColor',[1 1 1]);
rectangle('Position',[1640.62 -2203.12 46.875 46.875], 'FaceColor',[0 0 0]);
rectangle('Position',[1593.75 -2250 46.875 46.875], 'FaceColor',[1 1 1]);
rectangle('Position',[1640.62 -2250 46.875 46.875], 'FaceColor',[0 0 0]);
rectangle('Position',[2250 -2109.38 46.875 46.875], 'FaceColor',[1 1 1]);
rectangle('Position',[2296.88 -2109.38 46.875 46.875], 'FaceColor',[1 1 1]);
rectangle('Position',[2250 -2156.25 46.875 46.875], 'FaceColor',[0 0 0]);
rectangle('Position',[2296.88 -2156.25 46.875 46.875], 'FaceColor',[0 0 0]);
rectangle('Position',[2343.75 -2109.38 46.875 46.875], 'FaceColor',[1 1 1]);
rectangle('Position',[2390.62 -2109.38 46.875 46.875], 'FaceColor',[1 1 1]);
rectangle('Position',[2343.75 -2156.25 46.875 46.875], 'FaceColor',[0 0 0]);
rectangle('Position',[2390.62 -2156.25 46.875 46.875], 'FaceColor',[0 0 0]);
rectangle('Position',[2437.5 -2109.38 46.875 46.875], 'FaceColor',[1 1 1]);
rectangle('Position',[2484.38 -2109.38 46.875 46.875], 'FaceColor',[1 1 1]);
rectangle('Position',[2437.5 -2156.25 46.875 46.875], 'FaceColor',[0 0 0]);
rectangle('Position',[2484.38 -2156.25 46.875 46.875], 'FaceColor',[0 0 0]);
rectangle('Position',[2531.25 -2109.38 46.875 46.875], 'FaceColor',[1 1 1]);
rectangle('Position',[2578.12 -2109.38 46.875 46.875], 'FaceColor',[1 1 1]);
rectangle('Position',[2531.25 -2156.25 46.875 46.875], 'FaceColor',[0 0 0]);
rectangle('Position',[2578.12 -2156.25 46.875 46.875], 'FaceColor',[0 0 0]);
rectangle('Position',[2625 -2109.38 46.875 46.875], 'FaceColor',[1 1 1]);
rectangle('Position',[2671.88 -2109.38 46.875 46.875], 'FaceColor',[1 1 1]);
rectangle('Position',[2625 -2156.25 46.875 46.875], 'FaceColor',[0 0 0]);
rectangle('Position',[2671.88 -2156.25 46.875 46.875], 'FaceColor',[0 0 0]);
rectangle('Position',[2718.75 -2109.38 46.875 46.875], 'FaceColor',[1 1 1]);
rectangle('Position',[2765.62 -2109.38 46.875 46.875], 'FaceColor',[1 1 1]);
rectangle('Position',[2718.75 -2156.25 46.875 46.875], 'FaceColor',[0 0 0]);
rectangle('Position',[2765.62 -2156.25 46.875 46.875], 'FaceColor',[0 0 0]);
rectangle('Position',[2812.5 -2109.38 46.875 46.875], 'FaceColor',[1 1 1]);
rectangle('Position',[2859.38 -2109.38 46.875 46.875], 'FaceColor',[1 1 1]);
rectangle('Position',[2812.5 -2156.25 46.875 46.875], 'FaceColor',[0 0 0]);
rectangle('Position',[2859.38 -2156.25 46.875 46.875], 'FaceColor',[0 0 0]);
rectangle('Position',[1593.75 -2296.88 46.875 46.875], 'FaceColor',[1 1 1]);
rectangle('Position',[1640.62 -2296.88 46.875 46.875], 'FaceColor',[0 0 0]);
rectangle('Position',[1593.75 -2343.75 46.875 46.875], 'FaceColor',[1 1 1]);
rectangle('Position',[1640.62 -2343.75 46.875 46.875], 'FaceColor',[0 0 0]);
rectangle('Position',[1593.75 -2390.62 46.875 46.875], 'FaceColor',[1 1 1]);
rectangle('Position',[1640.62 -2390.62 46.875 46.875], 'FaceColor',[0 0 0]);
rectangle('Position',[1593.75 -2437.5 46.875 46.875], 'FaceColor',[1 1 1]);
rectangle('Position',[1640.62 -2437.5 46.875 46.875], 'FaceColor',[0 0 0]);
rectangle('Position',[1593.75 -2484.38 46.875 46.875], 'FaceColor',[1 1 1]);
rectangle('Position',[1640.62 -2484.38 46.875 46.875], 'FaceColor',[0 0 0]);
rectangle('Position',[1593.75 -2531.25 46.875 46.875], 'FaceColor',[1 1 1]);
rectangle('Position',[1640.62 -2531.25 46.875 46.875], 'FaceColor',[0 0 0]);
rectangle('Position',[1593.75 -2578.12 46.875 46.875], 'FaceColor',[1 1 1]);
rectangle('Position',[1640.62 -2578.12 46.875 46.875], 'FaceColor',[0 0 0]);
rectangle('Position',[1593.75 -2625 46.875 46.875], 'FaceColor',[1 1 1]);
rectangle('Position',[1640.62 -2625 46.875 46.875], 'FaceColor',[0 0 0]);
rectangle('Position',[1593.75 -2671.88 46.875 46.875], 'FaceColor',[1 1 1]);
rectangle('Position',[1640.62 -2671.88 46.875 46.875], 'FaceColor',[0 0 0]);
rectangle('Position',[1593.75 -2718.75 46.875 46.875], 'FaceColor',[1 1 1]);
rectangle('Position',[1640.62 -2718.75 46.875 46.875], 'FaceColor',[0 0 0]);
rectangle('Position',[1593.75 -2765.62 46.875 46.875], 'FaceColor',[1 1 1]);
rectangle('Position',[1640.62 -2765.62 46.875 46.875], 'FaceColor',[0 0 0]);
rectangle('Position',[1593.75 -2812.5 46.875 46.875], 'FaceColor',[1 1 1]);
rectangle('Position',[1640.62 -2812.5 46.875 46.875], 'FaceColor',[0 0 0]);
rectangle('Position',[1593.75 -2859.38 46.875 46.875], 'FaceColor',[1 1 1]);
rectangle('Position',[1640.62 -2859.38 46.875 46.875], 'FaceColor',[0 0 0]);
rectangle('Position',[1593.75 -2906.25 46.875 46.875], 'FaceColor',[1 1 1]);
rectangle('Position',[1640.62 -2906.25 46.875 46.875], 'FaceColor',[0 0 0]);
X=[2100,2093.75,2125,2125,2125,2125,2156.25,2187.5,2200,2200];
Y=[-1700,-1687.5,-1500,-1312.5,-1125,-937.5,-750,-562.5,-500,-500];
hold on;
plot(X,Y,'r');
plot(X,Y,'bo');
legend('3592.9','Location','southoutside');
